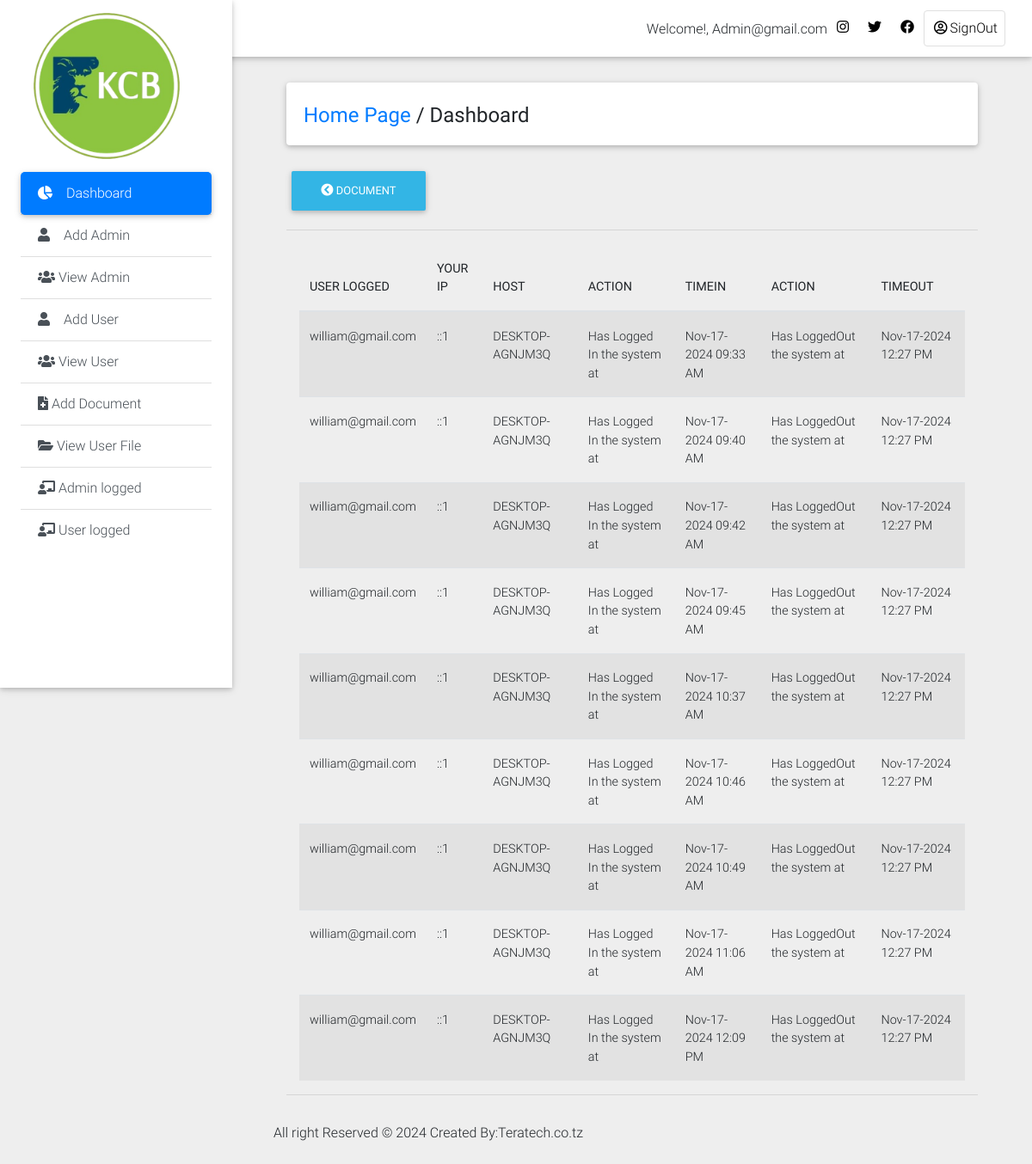
Screenshot of /Private_Dashboard/user_log.php (signed in) with the database file from the repository.
### tables this page shows
CREATE TABLE `history_log` (
  `log_id` int(11) NOT NULL,
  `id` int(11) NOT NULL,
  `email_address` text NOT NULL,
  `action` varchar(100) NOT NULL,
  `actions` varchar(200) NOT NULL DEFAULT 'Has LoggedOut the system at',
  `ip` text NOT NULL,
  `host` text NOT NULL,
  `login_time` varchar(200) NOT NULL,
  `logout_time` varchar(200) NOT NULL
);

### Private_Dashboard/user_log.php (the view, shortened to what this page needs)
<!DOCTYPE html>
<html lang="en">
<head>
  <link rel="stylesheet" href="https://use.fontawesome.com/releases/v5.8.1/css/all.css">
  <link href="css/bootstrap.min.css" rel="stylesheet">
  <link href="css/mdb.min.css" rel="stylesheet">
  <link href="css/style.min.css" rel="stylesheet">
    <link rel="stylesheet" type="text/css" href="medias/css/dataTable.css" />
</head>
<body class="grey lighten-3">
  <header>
    <nav class="navbar fixed-top navbar-expand-lg navbar-light white scrolling-navbar">
      <div class="container-fluid">
        <div class="collapse navbar-collapse" id="navbarSupportedContent">
            <?php
             require_once("include/connection.php");
               $id = mysqli_real_escape_string($conn,$_SESSION['admin_user']);
              $r = mysqli_query($conn,"SELECT * FROM admin_login where id = '$id'") or die (mysqli_error($con));
              $row = mysqli_fetch_array($r);
               $id=$row['admin_user'];
            ?>
 <ul class="navbar-nav nav-flex-icons">
                <li style="margin-top: 10px;">Welcome!,</font> <?php echo ucwords(htmlentities($id)); ?></li>
            <li class="nav-item">
              <a href="https://www.instagram.com/kcbbanktz/?igshid=MzRlODBiNWFlZA%3D%3D" class="nav-link waves-effect" target="_blank">
                <i class="fab fa-instagram"></i>
              </a>
            </li>
            <li class="nav-item">
              <a href="https://x.com/i/flow/login?redirect_after_login=%2Fkcbbanktz" class="nav-link waves-effect" target="_blank">
                <i class="fab fa-twitter"></i>
              </a>
            </li>
            <li class="nav-item">
              <a href="https://www.facebook.com/KCBBankTZ?mibextid=LQQJ4d" class="nav-link waves-effect" target="_blank">
                <i class="fab fa-facebook"></i>
              </a>
            </li>
            <li class="nav-item">
              <a href="logout.php" class="nav-link border border-light rounded waves-effect">
               <i class="far fa-user-circle"></i>SignOut
              </a>
            </li>
          </ul>
        </div>
      </div>
    </nav>
    <div class="sidebar-fixed position-fixed">
    <a>
    <img src="js/img/kcb.png" width="200px" height="80px" class="img-fluid" alt="Logo">
</a>
       <div class="list-group list-group-flush">
        <a href="dashboard.php" class="list-group-item active waves-effect">
          <i class="fas fa-chart-pie mr-3"></i>Dashboard
        </a>
         <a href="#" class="list-group-item list-group-item-action waves-effect"  data-toggle="modal" data-target="#modalRegisterForm">
          <i class="fas fa-user mr-3"></i>Add Admin</a>
            <a href="view_admin.php" class="list-group-item list-group-item-action waves-effect">
          <i class="fas fa-users"></i> View Admin</a>
        <a href="#" class="list-group-item list-group-item-action waves-effect" data-toggle="modal" data-target="#modalRegisterForm2">
          <i class="fas fa-user mr-3"></i>Add User</a>
           <a href="view_user.php" class="list-group-item list-group-item-action waves-effect">
          <i class="fas fa-users"></i>  View User</a>
        <a href="add_document.php" class="list-group-item list-group-item-action waves-effect">
          <i class="fas fa-file-medical"></i> Add Document</a>
        <a href="view_userfile.php" class="list-group-item list-group-item-action waves-effect">
          <i class="fas fa-folder-open"></i> View User File</a>
            <a href="admin_log.php" class="list-group-item list-group-item-action waves-effect">
          <i class="fas fa-chalkboard-teacher"></i> Admin logged</a>
              <a href="user_log.php" class="list-group-item list-group-item-action waves-effect">
          <i class="fas fa-chalkboard-teacher"></i> User logged</a>
      </div>
    </div>
  </header>
  <main class="pt-5 mx-lg-5">
    <div class="container-fluid mt-5">
      <div class="card mb-4 wow fadeIn">
        <div class="card-body d-sm-flex justify-content-between">
          <h4 class="mb-2 mb-sm-0 pt-1">
            <a href="dashboard.php">Home Page</a>
            <span>/</span>
            <span>Dashboard</span>
          </h4>
        </div>
      </div>
      <div class="">
    <a href="add_document.php"><button type="button" class="btn btn-info"><i class="fas fa-chevron-circle-left"></i>  Document</button></a>
    </div>
<hr>
 <div class="col-md-12">
  <table id="dtable" class = "table table-striped" style="">
     <thead>
    <th>USER LOGGED</th>
     <th>YOUR IP</th>
     <th>HOST</th>
     <th>ACTION</th>
     <th>TIMEIN</th>
     <th>ACTION</th>
     <th>TIMEOUT</th>
</thead>
<tbody>
    <tr>
        <?php
        require_once("include/connection.php");
      $query = mysqli_query($conn,"SELECT * from history_log") or die (mysqli_error($conn));
      while($file=mysqli_fetch_array($query)){
         $name =  $file['email_address'];
         $ip =  $file['ip'];
         $host =  $file['host'];
         $action =  $file['action'];
         $logintime =  $file['login_time'];
         $actions =  $file['actions'];
         $logouttime =  $file['logout_time'];
      ?>
      <td><?php echo $name; ?></td>
       <td><?php echo $ip; ?></td>
      <td><?php echo $host; ?></td>
      <td><?php echo $action; ?></td>
      <td><?php echo $logintime; ?></td>
      <td><?php echo $actions; ?></td>
      <td><?php echo $logouttime; ?></td>
    </tr>
<?php } ?>
</tbody>
   </table>
    </div>
    <hr></div>
    <div class="footer-copyright py-3">
  <p>All right Reserved &copy; <?php echo date('Y');?> Created By:Teratech.co.tz</p>
    </div>
<link rel="stylesheet" type="text/css" href="https://cdn.datatables.net/1.10.9/css/jquery.dataTables.min.css"/>
<link rel="stylesheet" type="text/css" href="https://cdn.datatables.net/responsive/1.0.3/css/dataTables.responsive.css">
</body>
</html>

### rows the page displays
history_log: email_address "william@gmail.com", ip "::1", host "DESKTOP-AGNJM3Q", action "Has Logged In the system at", login_time "Nov-17-2024 09:33 AM", actions "Has LoggedOut the system at", logout_time "Nov-17-2024 12:27 PM"
history_log: email_address "william@gmail.com", ip "::1", host "DESKTOP-AGNJM3Q", action "Has Logged In the system at", login_time "Nov-17-2024 09:40 AM", actions "Has LoggedOut the system at", logout_time "Nov-17-2024 12:27 PM"
history_log: email_address "william@gmail.com", ip "::1", host "DESKTOP-AGNJM3Q", action "Has Logged In the system at", login_time "Nov-17-2024 09:42 AM", actions "Has LoggedOut the system at", logout_time "Nov-17-2024 12:27 PM"
history_log: email_address "william@gmail.com", ip "::1", host "DESKTOP-AGNJM3Q", action "Has Logged In the system at", login_time "Nov-17-2024 09:45 AM", actions "Has LoggedOut the system at", logout_time "Nov-17-2024 12:27 PM"
history_log: email_address "william@gmail.com", ip "::1", host "DESKTOP-AGNJM3Q", action "Has Logged In the system at", login_time "Nov-17-2024 10:37 AM", actions "Has LoggedOut the system at", logout_time "Nov-17-2024 12:27 PM"
history_log: email_address "william@gmail.com", ip "::1", host "DESKTOP-AGNJM3Q", action "Has Logged In the system at", login_time "Nov-17-2024 10:46 AM", actions "Has LoggedOut the system at", logout_time "Nov-17-2024 12:27 PM"
history_log: email_address "william@gmail.com", ip "::1", host "DESKTOP-AGNJM3Q", action "Has Logged In the system at", login_time "Nov-17-2024 10:49 AM", actions "Has LoggedOut the system at", logout_time "Nov-17-2024 12:27 PM"
history_log: email_address "william@gmail.com", ip "::1", host "DESKTOP-AGNJM3Q", action "Has Logged In the system at", login_time "Nov-17-2024 11:06 AM", actions "Has LoggedOut the system at", logout_time "Nov-17-2024 12:27 PM"
history_log: email_address "william@gmail.com", ip "::1", host "DESKTOP-AGNJM3Q", action "Has Logged In the system at", login_time "Nov-17-2024 12:09 PM", actions "Has LoggedOut the system at", logout_time "Nov-17-2024 12:27 PM"

### other values shown
$id "Admin@gmail.com"
